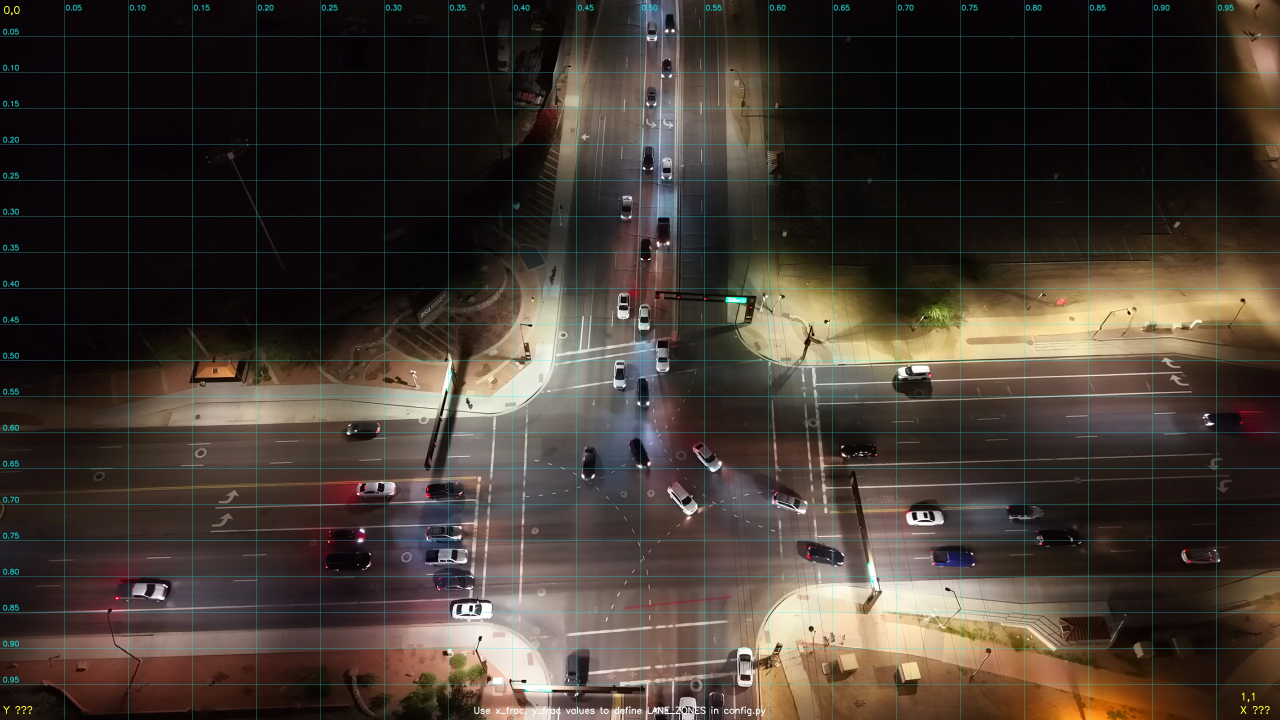
#> input picture calibration_frame.jpg, 3840 x 2160 px (shown at 1/3 size)
$ python -i auto_lane_detector.py   (imports and definitions only)
#> lines starting #> are read from the running program, lines starting #| are printed output that depends on the picture
# ─────────────────────────────────────────────────────────────────
#  detector/auto_lane_detector.py
#
#  AutoLaneDetector — fully automatic queue-zone detection
#  for aerial traffic cameras.
#
#  Pipeline
#  ────────
#  Stage 1  Median-blend N frames → stable background (cars removed)
#  Stage 2  Road surface detection via CLAHE + Otsu + morphology
#  Stage 3  Find intersection box via distance transform
#           (thickest / widest road region = where all arms meet)
#  Stage 4  Split road mask into directional arms by angle from
#           intersection centre (atan2 → N/S/E/W sectors)
#  Stage 5  For each arm: trace the FULL VISIBLE road extent to build
#           a tight 4-corner queue-zone polygon — every arm is
#           measured independently so a tiny South arm gets a
#           tiny zone and a long North arm gets a long zone.
#  Stage 6  Save detected zones to config.py keyed to the video
#           filename — future runs skip re-detection for same footage.
# ─────────────────────────────────────────────────────────────────

import cv2
import numpy as np
import os
import re


class AutoLaneDetector:
    """
    Automatically detect traffic signal queue zones from aerial video frames.

    Returned zones use fractional (x_frac, y_frac) coordinates — identical
    to the LANE_ZONES format in config.py — so they slot straight into the
    existing LaneDetector pipeline without any changes to the rest of the code.

    Usage
    -----
        ald   = AutoLaneDetector()
        zones = ald.detect(frames, video_path="videos/traffic.mp4")
        ald.save_to_config(zones, video_path="videos/traffic.mp4")
        # zones == {"North": [(xf,yf),...], "South": [...], ...}
    """

    def __init__(self, config_path: str = None):
        # Path to config.py — used when saving detected zones
        self.config_path = config_path or os.path.join(
            os.path.dirname(os.path.dirname(os.path.abspath(__file__))),
            "config.py",
        )

    # ═══════════════════════════════════════════════════════════════
    #  Public API
    # ═══════════════════════════════════════════════════════════════

    def detect(self, frames: list, video_path: str = "") -> dict:
        """
        Run the full 5-stage auto-detection pipeline.

        Parameters
        ----------
        frames     : list of BGR numpy arrays (first N calibration frames)
        video_path : path to the video file (for logging / cache key)

        Returns
        -------
        dict  {arm_name: [(xf, yf), ...]}  in LANE_ZONES fractional format.
              Empty dict if detection fails.
        """
        if not frames:
            return {}

        print("[AutoLane] ── Starting automatic lane detection ─────────")

        # ── Stage 1: Stable road background ──────────────────────
        bg    = self._build_background(frames)
        h, w  = bg.shape[:2]
        print(f"[AutoLane] Reference frame: {w}×{h}")

        # ── Stage 2: Road surface mask ────────────────────────────
        road     = self._detect_road(bg, w, h)
        road_px  = int(np.sum(road > 0))
        pct      = 100.0 * road_px / (w * h)
        print(f"[AutoLane] Road pixels detected: {road_px}  ({pct:.1f}% of frame)")
        if road_px < w * h * 0.03:
            print("[AutoLane] ⚠  Very little road visible — detection may be noisy.")

        # ── Stage 3: Intersection centre + bounding box ───────────
        int_box, center = self._find_intersection(road, w, h)
        if center is None:
            print("[AutoLane] ✗  Could not locate intersection centre — aborting.")
            return {}
        cx, cy = center
        print(f"[AutoLane] Intersection centre: ({cx}, {cy})   box: {int_box}")

        # ── Stage 4: Directional arm splitting ────────────────────
        arms = self._split_arms(road, cx, cy, int_box, w, h)
        print(f"[AutoLane] Arms found: {list(arms.keys())}")
        if not arms:
            print("[AutoLane] ✗  No road arms detected — aborting.")
            return {}

        # ── Stage 5: Per-arm zone polygons ────────────────────────
        zones = self._arms_to_zones(arms, cx, cy, int_box, w, h)

        print("[AutoLane] Detected zones (fractional coords):")
        for name, pts in zones.items():
            print(f"  {name}: {pts}")

        # ── Debug visualisation ───────────────────────────────────
        self._save_debug(bg, road, zones, cx, cy, int_box, w, h)

        print("[AutoLane] ── Detection complete ───────────────────────")
        return zones

    # ----------------------------------------------------------------

    # [512 lines left out: functions save_to_config, _build_background, _detect_road, _find_intersection, _split_arms, _arms_to_zones and 3 more, not called in this run]

>>> import cv2
>>> picture = cv2.imread('../calibration_frame.jpg', cv2.IMREAD_GRAYSCALE)
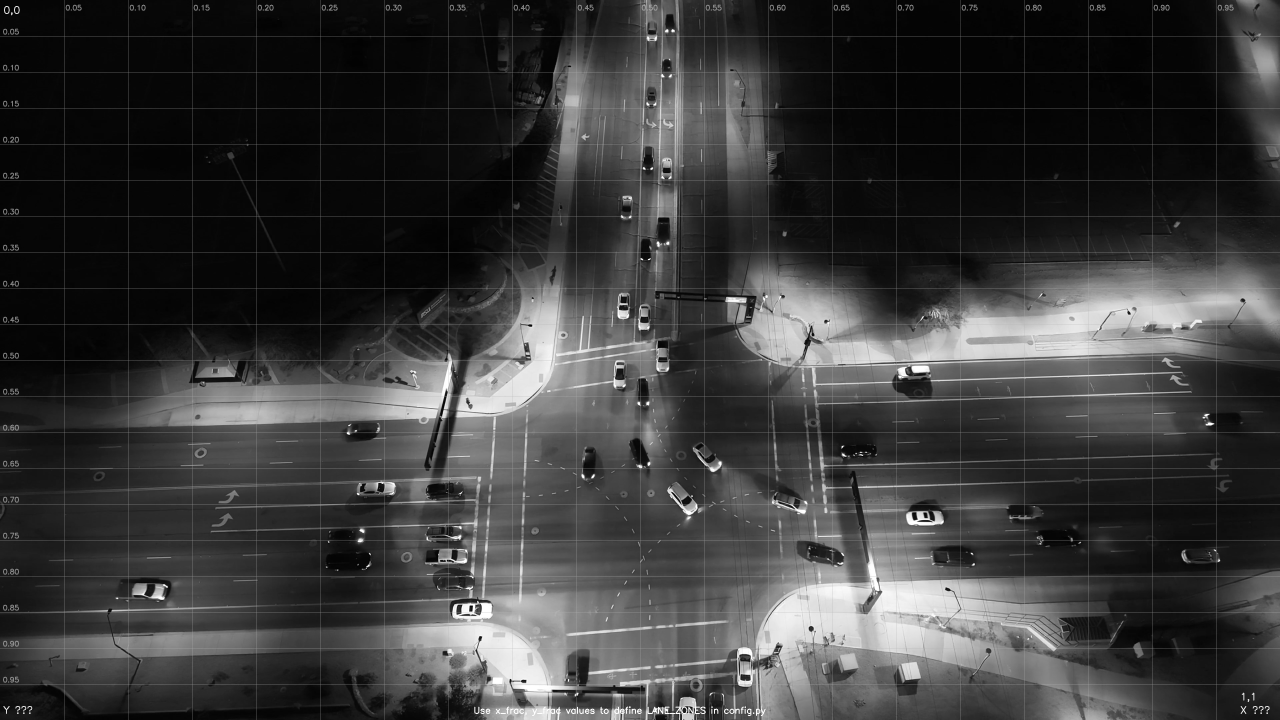
#> picture: shape (2160, 3840) (shown at 1/3 size); min 0, max 255, mean 58.6
>>> result = AutoLaneDetector().detect(picture)
#> (the run stopped early here; a loop or call above may not have finished)
